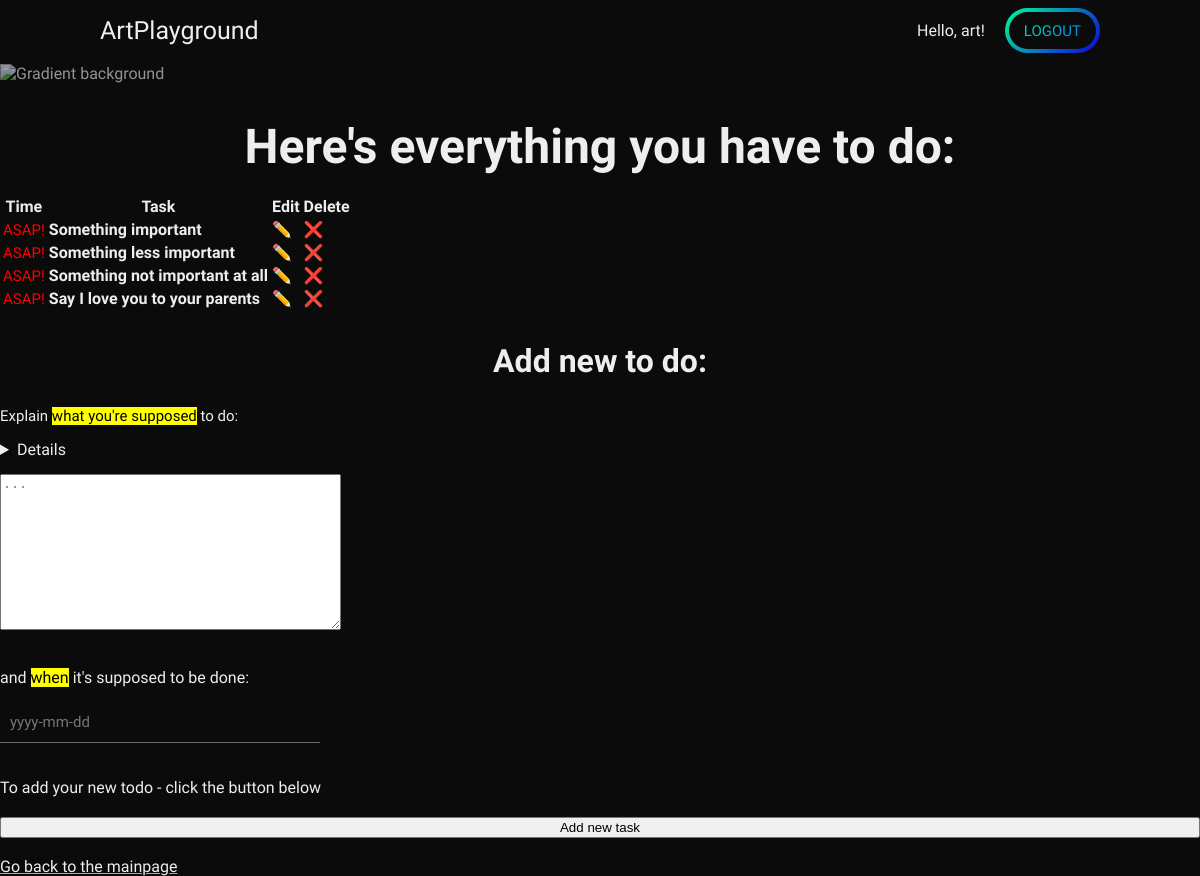
Before: /to-do-list/ (signed in) with the older database file.
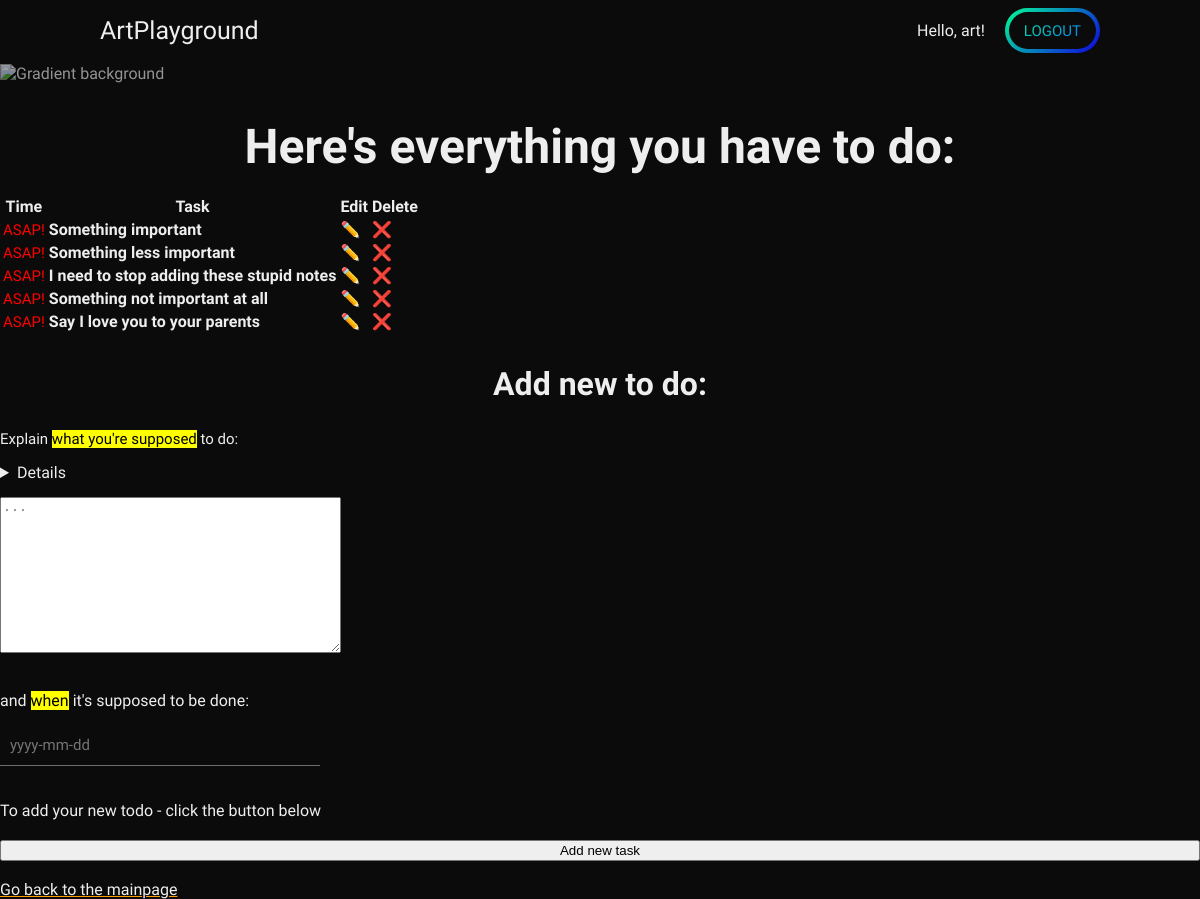
After: the same page with the newer database file.
### todolist/models.py (models this page shows, shortened)
class Task(models.Model):
    task = models.CharField(max_length=150)
    date = models.DateField()
    created_by = models.ForeignKey(User, on_delete=models.CASCADE)

### todolist/views.py (the view, shortened to what this page needs)
# urls.py: path("", views.my_todo_lists, name="my_todo_lists"),
@login_required
def my_todo_lists(request):
    tasks_list = Task.objects.filter(created_by=request.user).order_by("date")
    taskform = TaskForm()
    for record in tasks_list:
        if record.date < date.today():
            record.date = "ASAP!"
        elif record.date == date.today():
            record.date = "Today"
        elif (record.date - date.today()).days < 7:
            record.date = record.date.strftime("%A")
    context = {"records": tasks_list, "taskform": taskform}
    return render(request, "todolist/lists.html", context)

### todolist/forms.py
class TaskForm(forms.ModelForm):
    class Meta:
        model = Task
        fields = ["task", "date"]
        widgets = {
            "task": Textarea(
                attrs={
                    "required": True,
                    "class": "form-control",
                    "style": "max-width: 400px;",
                    "placeholder": "...",
                }
            ),
            "date": DateInput(
                attrs={
                    "required": True,
                    "class": "form-control",
                    "style": "max-width: 400px;",
                    "placeholder": "yyyy-mm-dd",
                }
            ),
        }

### todolist/templates/todolist/lists.html (shortened to what this page needs)
{% extends 'base_layout.html' %} {% block content %}
<h1>Here's everything you have to do:</h1>
<table>
  <tr>
    <th>Time</th>
    <th>Task</th>
    <th>Edit</th>
    <th>Delete</th>
  </tr>
  {% for record in records %}
  <tr>
    <td>
  {% if record.date == "ASAP!" %}
    <span style="color: red">
      {{record.date}}</span></td> <td><b>{{ record.task}}</b></td>
      <td><a href="{% url 'edit_task' record.id %}" style="text-decoration: none">✏️</a></td>
      <td><a href="{% url 'delete_task' record.id %}" style="text-decoration: none">❌</a></td>
  </tr>
  {% endif %} {% endfor %}
</table>
<br />
<h2>Add new to do:</h2>
<form method="post">
  <div class="form-group">
    <p>Explain <mark>what you're supposed</mark> to do: <details>Content of your new task</details></p>
    <p>{{ taskform.task }}</p>
    <br />and <mark>when</mark> it's supposed to be done:
    <p>{{taskform.date}}</p>
  </div>
  <summary>To add your new todo - click the button below</summary>
  <button type="submit">Add new task</button>
</form>
<br />
<a href="/">Go back to the mainpage</a>
{% endblock %}

Changed rows visible on the page:
added Task: date "ASAP!", task "I need to stop adding these stupid notes"
